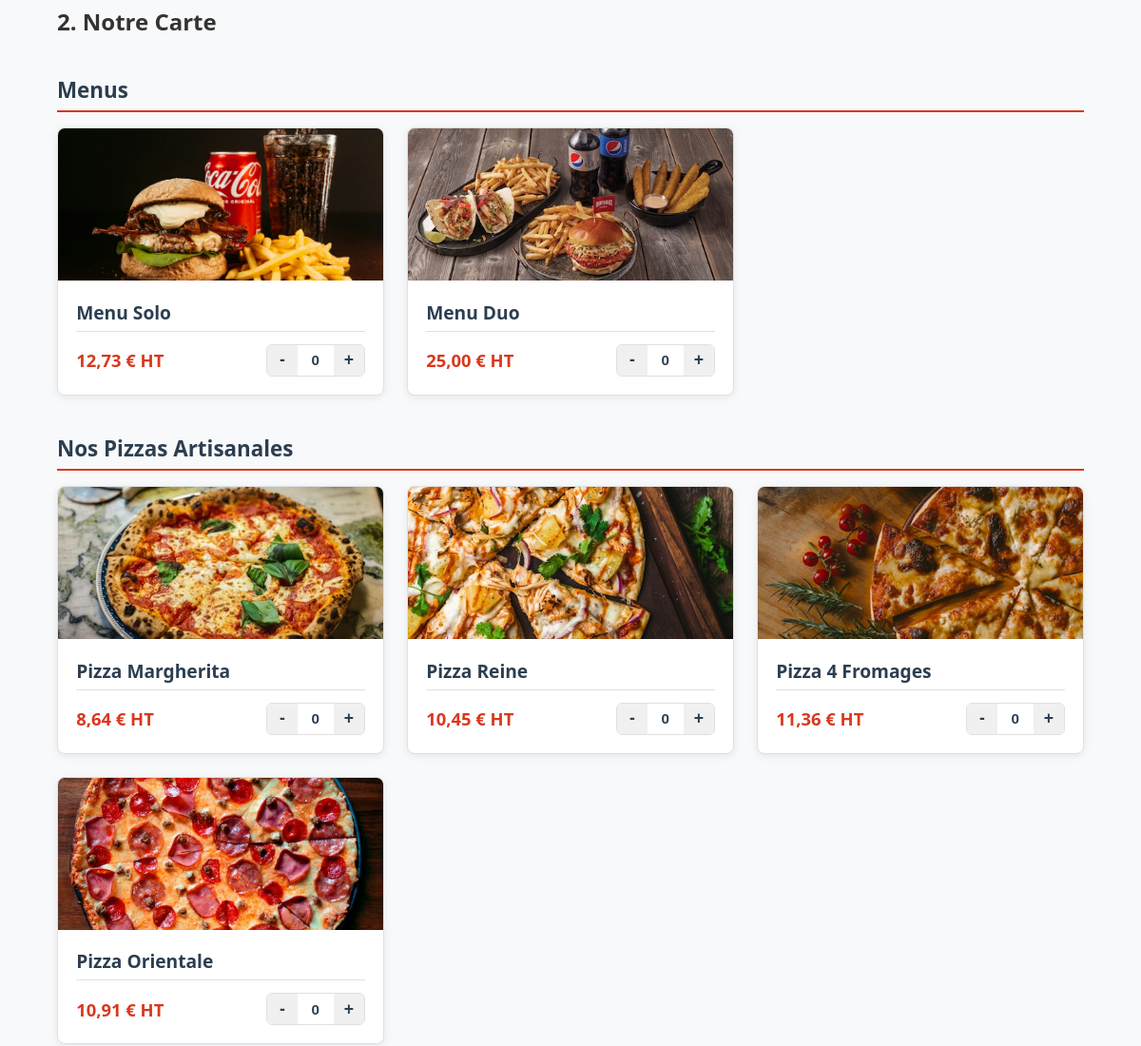
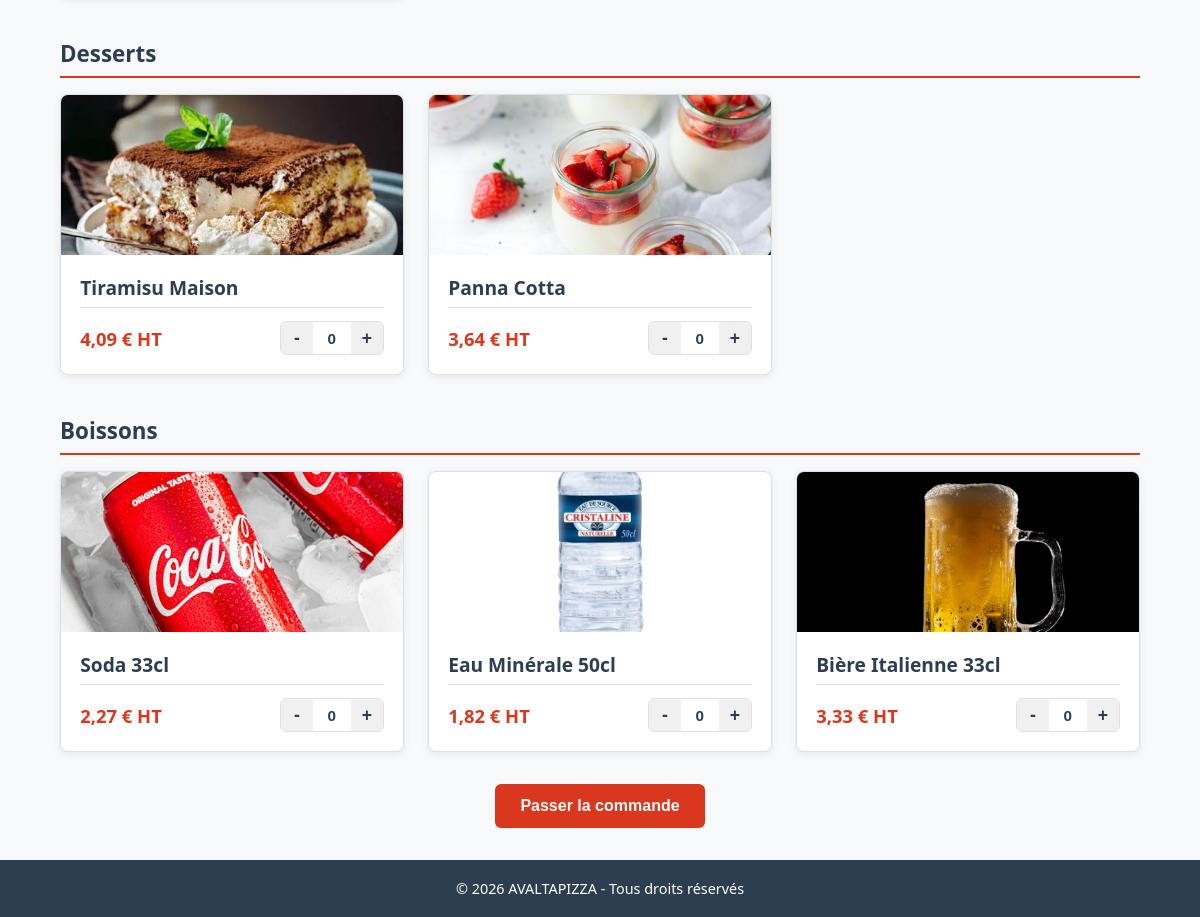
The app's page /produits.php (signed in, lower part), older data (2 pictures, top to bottom).
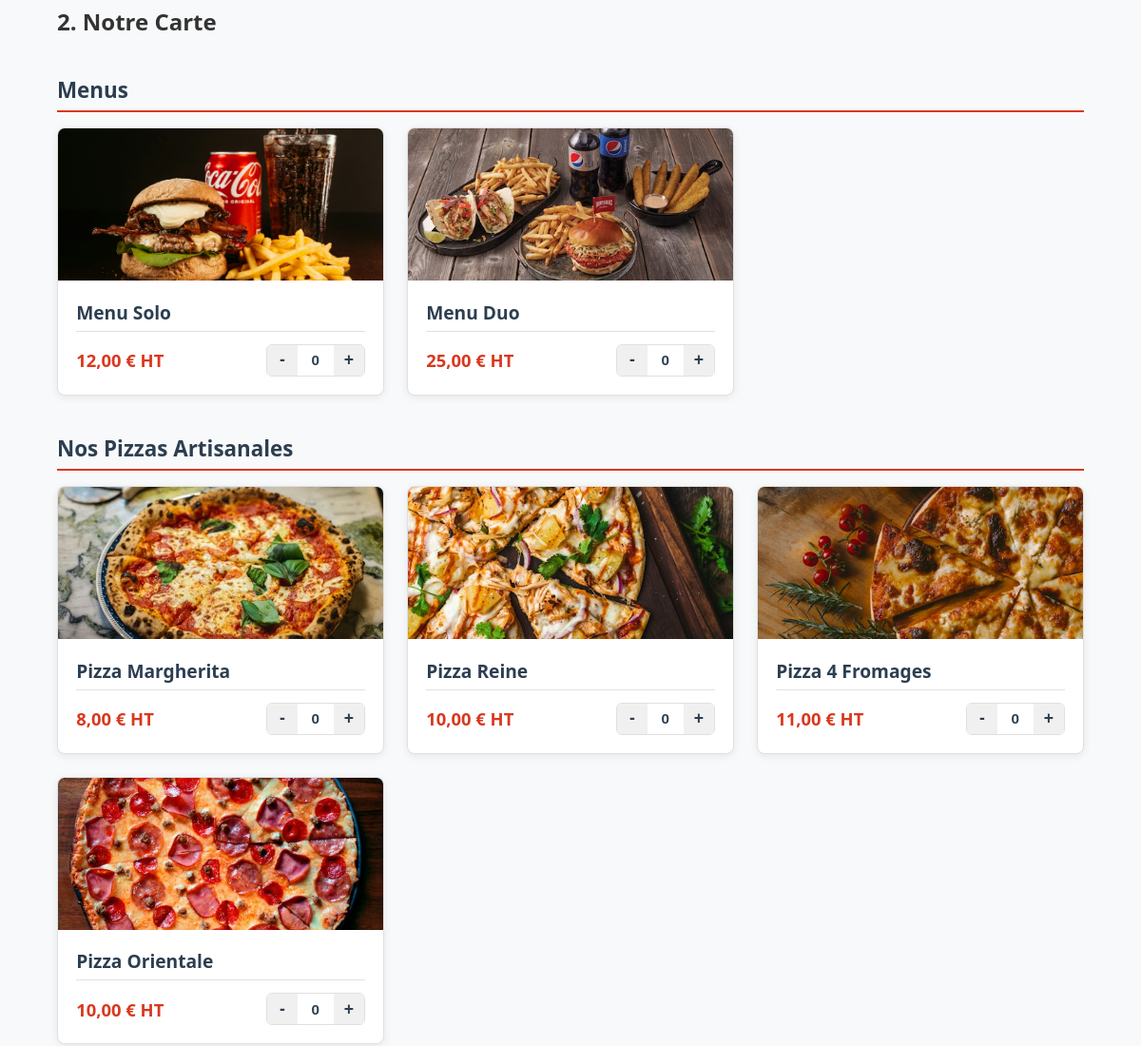
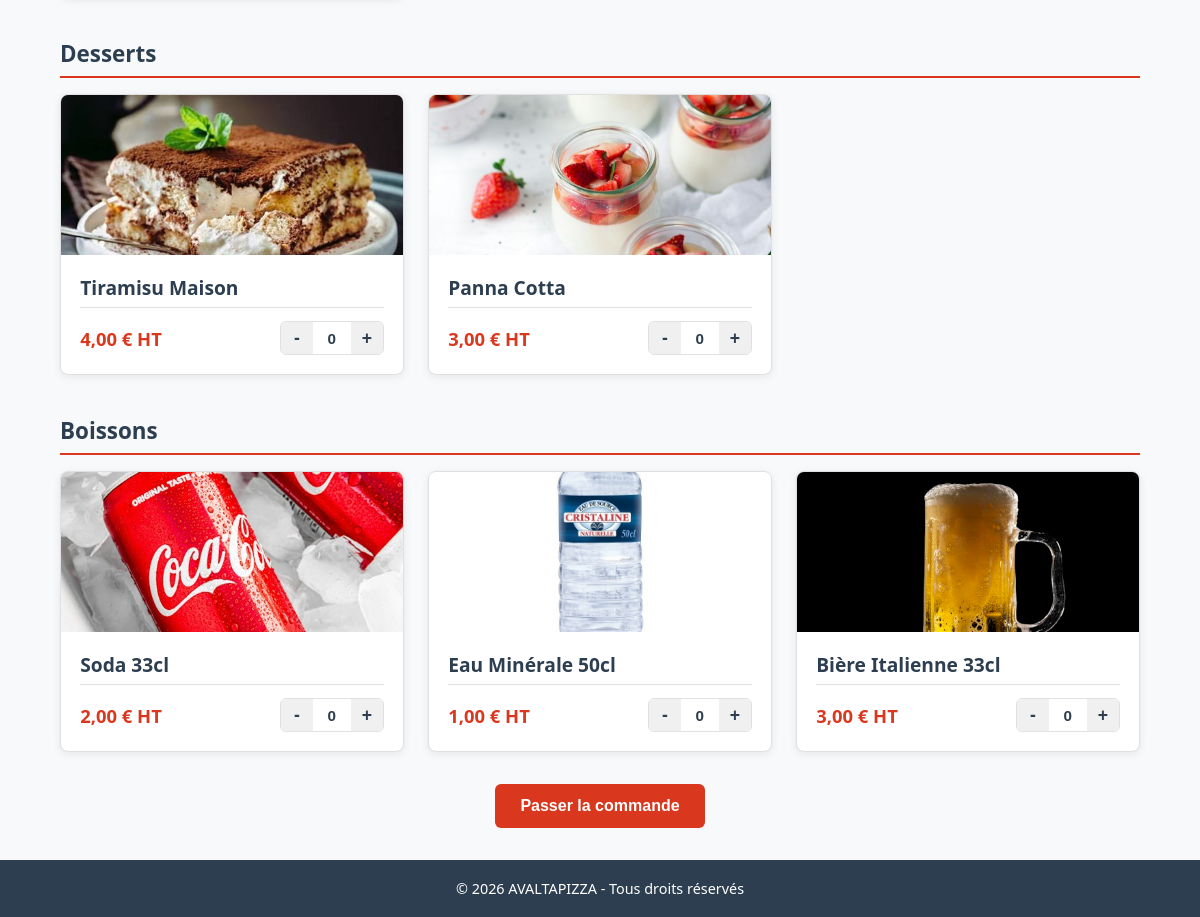
The same page, newer data (2 pictures, top to bottom).
### tables this page shows
CREATE TABLE `produit` (
  `id_produit` int(11) NOT NULL,
  `libelle` varchar(255) NOT NULL,
  `prix_ht` decimal(10,2) NOT NULL,
  `image` varchar(255) DEFAULT 'default.jpg'
);

### produits.php (the view, shortened to what this page needs)
<?php
$host = 'localhost';
$dbname = 'G3AVALTAPIZZA';
$username = 'root';
$password = '';
try {
    $pdo = new PDO("mysql:host=$host;dbname=$dbname;charset=utf8mb4", $username, $password, [
        PDO::ATTR_ERRMODE => PDO::ERRMODE_EXCEPTION,
        PDO::ATTR_DEFAULT_FETCH_MODE => PDO::FETCH_ASSOC
    ]);
} catch (PDOException $e) {
    die("Erreur de connexion : " . $e->getMessage());
}
$estConnecte = isset($_SESSION['user']);
$stmt = $pdo->query("SELECT * FROM produit ORDER BY id_produit ASC");
$produits = $stmt->fetchAll();
function getCategorie($libelle) {
    $lib = strtolower($libelle);
    if (str_contains($lib, 'menu')) return 'Menus';
    if (str_contains($lib, 'pizza')) return 'Nos Pizzas Artisanales';
    if (str_contains($lib, 'tiramisu') || str_contains($lib, 'panna')) return 'Desserts';
    return 'Boissons';
}
$produitsParCategorie = [];
foreach ($produits as $p) {
    $cat = getCategorie($p['libelle']);
    $produitsParCategorie[$cat][] = $p;
}
?>
<!DOCTYPE html>
<html lang="fr">
<head>
    <link rel="stylesheet" href="css/style.css">
</head>
<body>
    <main class="container">
        <form action="paiement.php" method="POST">
            <section>
                <h2>2. Notre Carte</h2>
                <?php if (empty($produits)) : ?>
                    <p>Aucun produit disponible en base de données.</p>
                <?php else : ?>
                    <?php foreach ($produitsParCategorie as $categorie => $listeProduits) : ?>
                        <h3 class="categorie-titre"><?= htmlspecialchars($categorie) ?></h3>
                        <div class="grid-produits">
                            <?php foreach ($listeProduits as $prod) :
                                $prixHT = (float) $prod['prix_ht'];
                            ?>
                                <div class="produit-card">
    <?php
        $nomImage = !empty($prod['image']) ? $prod['image'] : 'default.jpg';
        $cheminImage = 'img/' . $nomImage;
    ?>
    <img src="<?= $cheminImage ?>" alt="<?= htmlspecialchars($prod['libelle']) ?>" class="produit-img">
                                    <div class="produit-content">
                                        <h3 class="produit-titre"><?= htmlspecialchars($prod['libelle']) ?></h3>
                                        <div class="produit-footer">
                                            <div>
                                                <span class="produit-prix"><?= number_format($prixHT, 2, ',', ' ') ?> € HT</span>
                                            </div>
                                            <div class="quantite-selector">
                                                <button type="button" class="btn-qty" onclick="changeQty(this, -1)">-</button>
                                                <input type="number" name="quantite[<?= $prod['id_produit'] ?>]" value="0" min="0" max="20" readonly>
                                                <button type="button" class="btn-qty" onclick="changeQty(this, 1)">+</button>
                                            </div>
                                        </div>
                                    </div>
                                </div>
                            <?php endforeach; ?>
                        </div>
                    <?php endforeach; ?>
                <?php endif; ?>
                <div style="margin-top: 2rem; text-align: center;">
                    <?php if ($estConnecte) : ?>
                        <button type="submit" class="btn-primary">Passer la commande</button>
                    <?php endif; ?>
                </div>
            </section>
        </form>
    </main>
    <footer>
        <p>&copy; 2026 AVALTAPIZZA - Tous droits réservés</p>
    </footer>
</body>
</html>

Row changes from the older to the newer data that the page shows:
changed produit "Menu Solo": prix_ht "12,73" → "12,00"
changed produit "Pizza Margherita": prix_ht "8,64" → "8,00"
changed produit "Pizza Reine": prix_ht "10,45" → "10,00"
changed produit "Pizza 4 Fromages": prix_ht "11,36" → "11,00"
changed produit "Pizza Orientale": prix_ht "10,91" → "10,00"
changed produit "Tiramisu Maison": prix_ht "4,09" → "4,00"
changed produit "Panna Cotta": prix_ht "3,64" → "3,00"
changed produit "Soda 33cl": prix_ht "2,27" → "2,00"
changed produit "Eau Minérale 50cl": prix_ht "1,82" → "1,00"
changed produit "Bière Italienne 33cl": prix_ht "3,33" → "3,00"
